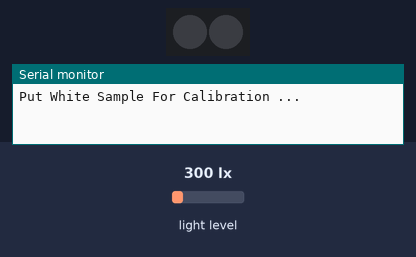
The sketch below on a simulated Arduino Uno, built with avr-gcc and run on an emulated ATmega328P. Shown: 2 RGB LEDs in strip order, left to right, the last lines printed to the serial monitor. Inputs (shaded band) come from the test bench; at power-on: light level 300 lx.

Above: at 0.1 s.
At 5.1 s:
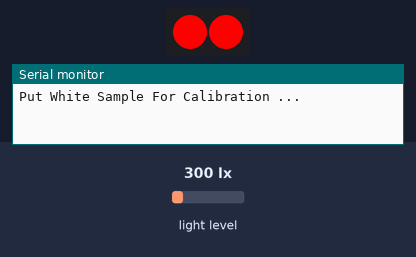
At 5.7 s:
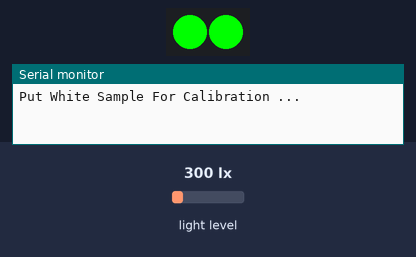
At 13.3 s:
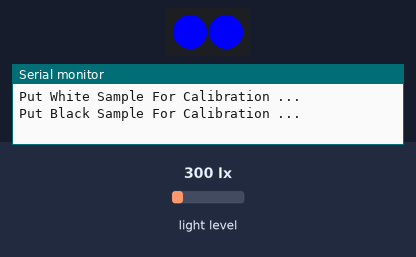
Timing chart, 0 to 15.2 s (numbered marks = the images above):
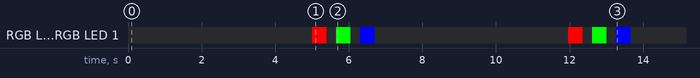

The sketch:

Colour_Sensor_Calibration.ino
```cpp
/**
 * Code for Colour Sensor Calibration
 *
 * To get values of whiteArray, blackArray and greyDiff
 *
 */


#include <Wire.h>
#include <SoftwareSerial.h>
#include <MeMCore.h>

MeRGBLed led(0, 30); //Inbuilt LED
MeLightSensor lightSensor(PORT_8); //Inbuilt Light Sensor

// Define time delay before the next RGB colour turns ON to allow LDR to stabilize
#define RGBWait 250 //in milliseconds

// Define time delay before taking another LDR reading
#define LDRWait 10 //in milliseconds

//floats to hold colour arrays, in RGB
float whiteArray[] = {0, 0, 0};
float blackArray[] = {0, 0, 0};
float greyDiff[] = {0, 0, 0};

//Find the average reading for the requested number of times of scanning LDR
int getAvgReading(int times) {
  int reading;
  int total = 0;
  //take the reading as many times as requested and add them up
  for (int i = 0; i < times; i++) {
    reading = lightSensor.read();
    total = reading + total;
    delay(LDRWait);
  }
  //calculate the average and return it
  return total / times;
}

//Calibration of white and black balance
void setBalance() {

  //set white balance
  Serial.println("Put White Sample For Calibration ...");
  delay(5000);           //delay for five seconds for getting sample ready
  led.setColor(0, 0, 0); //turns LED off
  led.show();
  //scan the white sample.
  //go through one colour at a time, set the maximum reading for each colour -- red, green and blue to the white array
  //set max red
  led.setColor(255, 0, 0);
  led.show();
  delay(RGBWait);
  whiteArray[0] = getAvgReading(15);         //scan 15 times and return the average,
  led.setColor(0, 0, 0);
  led.show();
  delay(RGBWait);
  //set max green
  led.setColor(0, 255, 0);
  led.show();
  delay(RGBWait);
  whiteArray[1] = getAvgReading(15);         //scan 15 times and return the average,
  led.setColor(0, 0, 0);
  led.show();
  delay(RGBWait);
  //set max blue
  led.setColor(0, 0, 255);
  led.show();
  delay(RGBWait);
  whiteArray[2] = getAvgReading(15);         //scan 15 times and return the average,
  led.setColor(0, 0, 0);
  led.show();
  delay(RGBWait);

  //set black balance
  Serial.println("Put Black Sample For Calibration ...");
  delay(5000);     //delay for five seconds for getting sample ready
  //go through one colour at a time, set the maximum reading for each colour -- red, green and blue to the white array
  //set max red
  led.setColor(255, 0, 0);
  led.show();
  delay(RGBWait);
  blackArray[0] = getAvgReading(15);         //scan 15 times and return the average,
  led.setColor(0, 0, 0);
  led.show();
  delay(RGBWait);
  //set max green
  led.setColor(0, 255, 0);
  led.show();
  delay(RGBWait);
  blackArray[1] = getAvgReading(15);         //scan 15 times and return the average,
  led.setColor(0, 0, 0);
  led.show();
  delay(RGBWait);
  //set max red
  led.setColor(0, 0, 255);
  led.show();
  delay(RGBWait);
  blackArray[2] = getAvgReading(15);         //scan 15 times and return the average,
  led.setColor(0, 0, 0);
  led.show();
  delay(RGBWait);

  //the difference between the maximum and the minimum gives the range
  for (int i = 0; i <= 2; i += 1)
  {
    greyDiff[i] = whiteArray[i] - blackArray[i];
  }


  //Print whiteArray, blackArray, greyDiff
  for (int i = 0; i <= 2; i += 1)
  {
    Serial.print(whiteArray[i]);
    Serial.print(" ");
  }

  Serial.println("");
  for (int i = 0; i <= 2; i += 1)
  {
    Serial.print(blackArray[i]);
    Serial.print(" ");
  }

  Serial.println("");
  for (int i = 0; i <= 2; i += 1)
  {
    Serial.print(greyDiff[i]);
    Serial.print(" ");
  }


}

void setup() {
  led.setpin(13);
  Serial.begin(9600);
  led.setColor(0, 0, 0);
  led.show();
  setBalance();

}

void loop() {
  // put your main code here, to run repeatedly:

}
```
